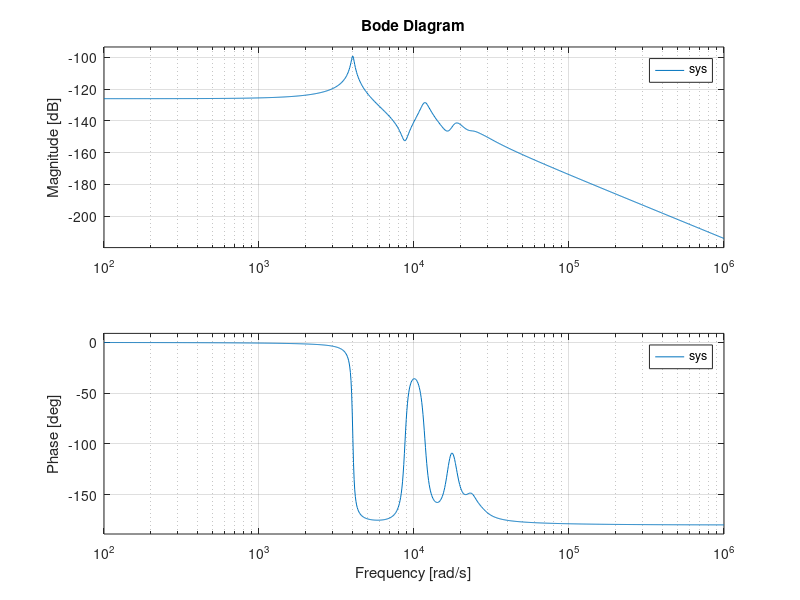
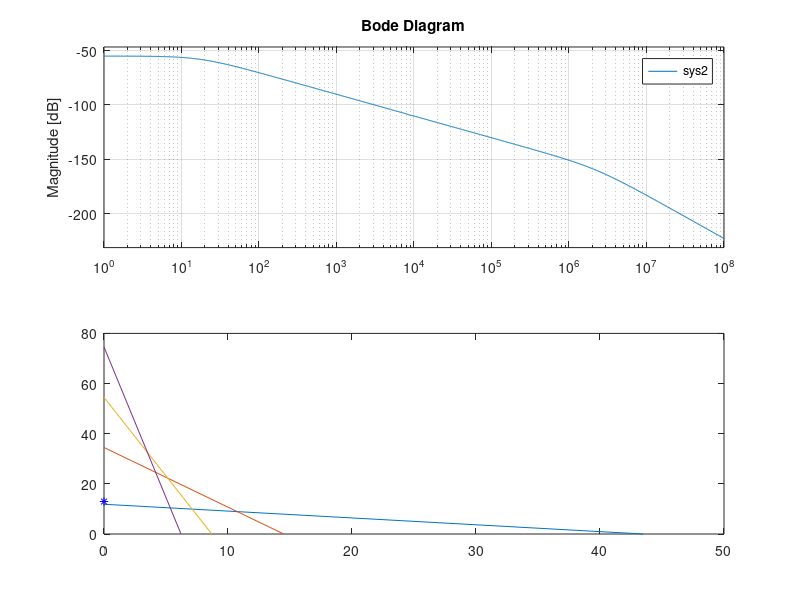

Recreate these plots in MATLAB, in order.
%% Q1 - Fly
m = 0.001;
k = 0.2e6;
c = 2;
a = 0.1e-6;
V_max = 100;
L = 100e-6;
l = 280e-6;
th_max = 10/180*pi;
c_a = 9e-5;

% Calculate needed layers
n = ceil(l*th_max/a/V_max);

% Build Model
A = [0 m zeros(1,8);
    -2*k -2*c k c zeros(1,6);
     zeros(1,3) m zeros(1,6);
     k c -2*k -2*c k c zeros(1,4);
     zeros(1,5) m zeros(1,4);
     zeros(1,2) k c -2*k -2*c k c zeros(1,2);
     zeros(1,7) m zeros(1,2);
     zeros(1,4) k c -2*k -2*c k c;
     zeros(1,9) m;
     zeros(1,6) k c -k -c]/m;
B = [zeros(9,2);
     k*a/m 1/m]; % u_1 = V, u_2 = F_ext
C = [zeros(1,8) 1 0]; % Sum of displacements
D = 0;
sys = ss(A,B(:,1),C,D);
figure(1)
bode(sys)

% Angle Out
C2 = -C./l;
B2 = [zeros(9,1);
     k*a/m];
A_add = -2*c_a/l^2*[zeros(1,9) 1];
A2 = A + B(:,2)*A_add;
D2 = 0;
sys2 = ss(A2,B2,C2,D2);
figure(2)
bode(sys2)

% Required Amplitude
mag = bode(sys2,600*2*pi);
Amp = th_max/mag;
%% Q2 - Camera on Cart
dx_max = 30*1000/3600;
ddx_max = 25;
J = 0.07;
m = 0.8;
l = 0.3;
c_a = 0.1;
R = 0.76;
K_t = 0.46;
V_max = 20;
D_v = 1e-2;
T_dist = c_a*dx_max^2 + m*l*ddx_max;
T_stall = K_t*V_max/R;
w_free = V_max/K_t;
% plot Graphs
X = [zeros(4,1) w_free*[1/1 1/3 1/5 1/7].'].';
Y = [T_stall*[1*0.98;3*0.95;5*0.9;7*0.88] zeros(4,1)].';
plot(X,Y,0,T_dist,'b*')